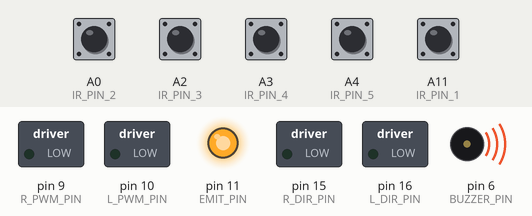
A sketch run on a simulated Arduino Mega 2560, built with avr-gcc and run on an emulated ATmega2560. Shown: switched loads named in the sketch (green lamp = pin HIGH), output pins drawn as LEDs (lit = HIGH), buzzer (waves = sounding). The inputs (shaded band) are chosen by the test bench; at power-on: A0 (IR_PIN_2), A2 (IR_PIN_3), A3 (IR_PIN_4), A4 (IR_PIN_5), A11 (IR_PIN_1) HIGH. What the sketch prints to the serial monitor is not drawn.

Above: at 5.4 s.
At 17.3 s:
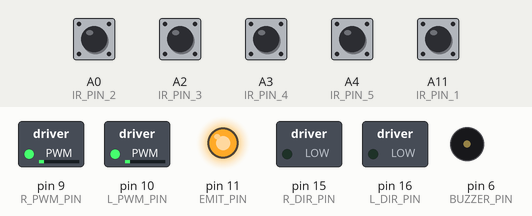
Timing chart, 0 to 18.8 s (numbered marks = the images above):
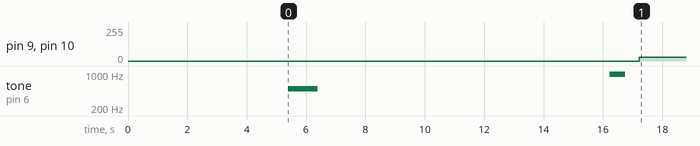

Measured:
- by itself, pin 9 (R_PWM_PIN), pin 10 (L_PWM_PIN): 0/255 → 30/255 at 17.2 s

The sketch:

line_follow_v4_calibrated_library.ino
```cpp
/*Robotic Systems Lab 4 - Line Following
 *
 * This version uses the updated IRSense.h class which includes:
 * - Weighted front sensors
 * - Calibration of front sensors
 * - Internal IRReading
 *
 * Some tips for line following:
 * - Gennerally a slow speed works better as the calculation speed cannot keep up otherwise
 * - If the robot is struggling with tight corners, increase gain
 * - Increasing gain will decrease the 'inside' wheel in a turn
 * - Decreasing the inside wheel, even to negative, will improve tight turning performance
 * - In daylight with a black line on white background, speed = 25-30, gain = 60-80 seems to work well
 * - The difference between the speed and the gain is determines how quickly the robot will turn
 */

#include "IRSense.h"
#include "motors_v2.h"


//Setup IR Sensors
byte sensor_select = 3;
byte EMIT_STATE = 1;
int time_out = 5000;
int IR_output[5];
bool line_stat = false;
IRSense linesensor;

//Setup motors
int MIN_SPEED = 0;
int MAX_SPEED = 100;
int Lpwm;
int Rpwm;
Motors_c motors;

//Control Parameters
unsigned long LS_MAX_TIME = 5; //time of the loop - lower means quicker reactions
float IR_sensitivity = 0.05;    //sensitivity of the IR sensors to changes in IR, lower is more sensitive
float pwm_norm = 30;             //standard power to motors
float gain = 80;                //gain for the reduction in power when turning due to weighted IR
unsigned long ls_ts;

void setup() {
  Serial.begin(9600);
  //while(!Serial);
  Serial.println("ready");

  linesensor.initiate(sensor_select, EMIT_STATE, time_out);
  motors.initiate(MIN_SPEED, MAX_SPEED);
  delay(500);
  linesensor.calibrateIR();
  delay(500);
}

void loop() {
  unsigned long loop_time = micros();
  unsigned long current_ts = millis();
  unsigned long elapsed_time = current_ts - ls_ts;


  if (elapsed_time > LS_MAX_TIME) {
    lineFollowingBehaviour(gain, IR_sensitivity);
    ls_ts = millis();
  }
}

void lineFollowingBehaviour(float gain, float IR_sensitivity) {
  float e_l = linesensor.eline(); //weighted error from left to right side
  float turn_pwm = e_l*gain;

  if (e_l > IR_sensitivity) {
    Lpwm = pwm_norm;
    Rpwm = pwm_norm-turn_pwm;
  }
  else if (e_l < -IR_sensitivity) {
    Lpwm = pwm_norm+turn_pwm;
    Rpwm = pwm_norm;
  }
  else {
    Lpwm = pwm_norm;
    Rpwm = pwm_norm;
  }
  Serial.println(e_l);
  Serial.println(Lpwm);
  Serial.println(Rpwm);
  Serial.println(" ");
  motors.setMotorPower(Lpwm,Rpwm);
}
```

IRSense.h
```cpp
/*Class file for Pololu IR Sensor Control - v2
Author: Henry Hickson
Date: 14/10/21
References: Robotic Systems Lab Sheet 3 / 4
Notes:
- Updated to include calibration 14/10/21
- IR sensors work through a capacitor discharge method
- The capacitor is first loaded with charge (digitalWrite HIGH)
- It then discharges at a rate determined by the IR sensor
- More IR light, faster discharge
- There is a discharge threshold of 1.5v, at which point the digital switches to LOW
- This is analogue to digital conversion
- By measuring time taken to switch, we have a measure of IR reflected

Calibration:
- This works through the use of the IR read:
- The robot reads 50 values on the floor, then beeps
- On the first beep, the user should move the three sensors to over the line
- It will read 50 values on the line then beep again
- After the second beep it does the maths to produce si and bi
- the readings are then calibrated by minusing the bi (the baseline) and then multiplying by
  si

To initiate the user must first specify the following:
- Sensor_select - choose option 1, 2 or 3 for amount of sensors to use
- EMIT_STATE - turn IR LEDs on or off
- time_out - time out time on readings

Outputting e_l:
- e_l is a weighting from -1 to 1 which is the weighting of IR left to right of the front three IRs

Outputting direct readings:
- it is also possible to output direct readings for each sensor
- An input must be provided for this! An array of size 5 :)
*/

#ifndef _IRSense_h
#define _IRSense_h

class IRSense {
   public:
       #include "buzz.h"
       buzz buzz;

       #define IR_PIN_1 A11
       #define IR_PIN_2 A0
       #define IR_PIN_3 A2
       #define IR_PIN_4 A3
       #define IR_PIN_5 A4
       #define EMIT_PIN 11

       //Setup IR reading parameters
       byte _NB_IR_PINS = 5;
       int _IR_output[5];
       int _time_out;
       int ls_pin[5];
       unsigned long end_time[5];
       byte which;

       //Setup Calibration parameters:
       float _IR_calibrated[5];
       float _si[3]; //Currently calibration only works for the front three
       float _bi[3];
       int n = 50; //Number of datapoints for calibration

      IRSense() {
      }

      void initiate(byte sensor_select, byte EMIT_STATE, int time_out) {

          if(sensor_select == 1) {
            ls_pin[0] = IR_PIN_1;
            ls_pin[4] = IR_PIN_5;
            Serial.println("Outer sensors only ready to go");
          } else if (sensor_select == 2) {
            ls_pin[1] = IR_PIN_2;
            ls_pin[2] = IR_PIN_3;
            ls_pin[3] = IR_PIN_4;
            Serial.println("Inner sensors only ready to go");
          } else if (sensor_select == 3) {
            ls_pin[0] = IR_PIN_1;
            ls_pin[1] = IR_PIN_2;
            ls_pin[2] = IR_PIN_3;
            ls_pin[3] = IR_PIN_4;
            ls_pin[4] = IR_PIN_5;
            Serial.println("All sensors ready to go.");
          } else {
            Serial.println("Error: Sensor select must be 1 (outer sensors only), 2 (middle sensors only) or 3 (all sensors)");
            return;
          }

          _time_out = time_out;

          pinMode(11,OUTPUT);
          if (EMIT_STATE == 0 || EMIT_STATE == 1) {
            digitalWrite(11,EMIT_STATE);
          } else {
            Serial.println("Error: EMIT_STATE must be 0 (IR LED switched off) or 1 (IR LED switched on)");
          }
      }


      void calibrateIR() {
        int floor_IR_1[n];
        int floor_IR_2[n];
        int floor_IR_3[n];
        for (int i = 0; i < n; i++) {
          _IRread();
          floor_IR_1[i] = _IR_output[1];
          floor_IR_2[i] = _IR_output[2];
          floor_IR_3[i] = _IR_output[3];
        }
        Serial.println("Floor_done - move to line");
        buzz.beep_once(1000);
        delay(5000);

        //2 Move to line surface (the line) and repeat
        int line_IR_1[n];
        int line_IR_2[n];
        int line_IR_3[n];
        for (int i = 0; i < n; i++) {
          _IRread();
          line_IR_1[i] = _IR_output[1];
          line_IR_2[i] = _IR_output[2];
          line_IR_3[i] = _IR_output[3];
        }
        Serial.println("Line done");
        buzz.beep_once(500);

        //3 Derive the offset bias from the minimum white light reading
        _bi[0] = minarray(floor_IR_1);
        _bi[1] = minarray(floor_IR_2);
        _bi[2] = minarray(floor_IR_3);

        //4 Derive the scaling factor from the reading range (difference between min and max readings)
        _si[0] = 1.0000/(average(line_IR_1)-average(floor_IR_1));
        _si[1] = 1.0000/(average(line_IR_2)-average(floor_IR_2));
        _si[2] = 1.0000/(average(line_IR_3)-average(floor_IR_3));
      }


      //This function needs an input - a globally defined array of length 5. This will then be populated and
      //passed back.
      int* IRread(int ARRAY[5]) {
           bool done = false;
           unsigned long start_time = micros();

           for (which = 0; which < _NB_IR_PINS; which++) {
            if (ls_pin[which] != 0) {
                pinMode(ls_pin[which], OUTPUT);
                digitalWrite(ls_pin[which], HIGH);
                pinMode(ls_pin[which], INPUT);
                end_time[which] = start_time;
            }
           }

           delayMicroseconds(10);

           while (done == false) {
            for (which = 0; which < _NB_IR_PINS; which++) {
                if (digitalRead(ls_pin[which]) == 0 && end_time[which] == start_time) {
                    end_time[which] = micros();
                }
            }

            if (end_time[0] != start_time && end_time[1] != start_time && end_time[2] != start_time && end_time[3] != start_time && end_time[4] != start_time) {
             done=true;
            }

            if ((micros()-start_time) >= _time_out) {
             Serial.println("ERROR: Timeout....");
             done=true;
            }
           }

           //Check for calibration of forward sensors
           if (_bi[0] == 0) {
            Serial.println("Warning - calibration has not been completed. Add calibrationIR() command.");
            ARRAY[1] = (end_time[1]-start_time);
            ARRAY[2] = (end_time[2]-start_time);
            ARRAY[3] = (end_time[3]-start_time);
           }
           else {
            ARRAY[1] = (end_time[1]-start_time - _bi[0])*_si[0];
            ARRAY[2] = (end_time[2]-start_time - _bi[1])*_si[1];
            ARRAY[3] = (end_time[3]-start_time - _bi[2])*_si[2];
           }

           //Populate other IR sensor values
           ARRAY[0] = (end_time[0]-start_time);
           ARRAY[4] = (end_time[4]-start_time);

           return ARRAY;
        }


      //This is an internal IRread function, it is used within this class only, hence the underscore
      //The function is the same as the one above apart from it populates a class specific array and not a global one
      //This is then calibrated as per the calibration sequence
      int _IRread() {
           bool done = false;
           unsigned long start_time = micros();

           for (which = 0; which < _NB_IR_PINS; which++) {
            if (ls_pin[which] != 0) {
                pinMode(ls_pin[which], OUTPUT);
                digitalWrite(ls_pin[which], HIGH);
                pinMode(ls_pin[which], INPUT);
                end_time[which] = start_time;
            }
           }

           delayMicroseconds(10);

           while (done == false) {
            for (which = 0; which < _NB_IR_PINS; which++) {
                if (digitalRead(ls_pin[which]) == 0 && end_time[which] == start_time) {
                    end_time[which] = micros();
                }
            }

           if (end_time[0] != start_time && end_time[1] != start_time && end_time[2] != start_time && end_time[3] != start_time && end_time[4] != start_time) {
             done=true;
           }

           if ((micros()-start_time) >= _time_out) {
             Serial.println("ERROR: Timeout....");
             done=true;
           }
           }

           _IR_output[0] = (end_time[0]-start_time);
           _IR_output[1] = (end_time[1]-start_time);
           _IR_output[2] = (end_time[2]-start_time);
           _IR_output[3] = (end_time[3]-start_time);
           _IR_output[4] = (end_time[4]-start_time);

           if (_bi[0] == 0) {
            Serial.println("Error - calibration has not been completed. Add calibrationIR() command.");
           }
           else {
            _IR_calibrated[1] = (_IR_output[1] - _bi[0])*_si[0];
            _IR_calibrated[2] = (_IR_output[2] - _bi[1])*_si[1];
            _IR_calibrated[3] = (_IR_output[3] - _bi[2])*_si[2];
           }
        }


        //eline() returns a weighted line value for the front three sensors, this is useful for line following
        float eline() {
          if (_bi[0] == 0) {
            Serial.println("Error - calibration has not been completed. Add calibrationIR() command.");
           }
           else {
            _IRread();
            int total_activation = _IR_calibrated[1] + _IR_calibrated[2] + _IR_calibrated[3]; //Total of three forward sensor readings
            float w_L = (_IR_calibrated[1] + (_IR_calibrated[2]*0.5)) / total_activation; //Weight left side sensors
            float w_R = (_IR_calibrated[3] + (_IR_calibrated[2]*0.5))/total_activation; //Weight right side sensors
            float e_l = w_R - w_L;
            return e_l;
           }
        }


        float average(int myarray[50]) {
          int total = 0;
            for (int i = 0; i < (sizeof(myarray) / sizeof(myarray[0])); i++) {
              total += myarray[i];
           }
          return total/(sizeof(myarray) / sizeof(myarray[0]));
        }


      int minarray(int myarray[50]) {
        int minVal = myarray[0];
          for (int i = 0; i < (sizeof(myarray) / sizeof(myarray[0])); i++) {
            if (myarray[i] < minVal) {
              minVal = myarray[i];
            }
          }
        return minVal;
      }
 };

 #endif
```

buzz.h
```cpp
/*Class file for Pololu IR Sensor Control
Author: Henry Hickson
Date: 14/10/21
References: Robotic Systems Lab Sheet 1
*/

#ifndef _buzz_h
#define _buzz_h


class buzz {
   public:
      #define BUZZER_PIN 6

      buzz() {
        pinMode(BUZZER_PIN, OUTPUT);
      }

      void beep(int toggle_duration) {
  	digitalWrite(BUZZER_PIN, HIGH);
  	delayMicroseconds(toggle_duration);
  	digitalWrite(BUZZER_PIN, LOW);
  	delayMicroseconds(toggle_duration);
      }

  	void beep_once(int pitch) {
  	  for (int i = 0; i < 500; i++) {
  	     beep(pitch);
  	  }
  	}
 };

 #endif
```

motors_v2.h
```cpp
/*Class file for Pololu Motor Control
Author: Henry Hickson
Date: 04/10/21
References: Robotic Systems Lab Sheet 2
*/

#ifndef _MOTORS_H
#define _MOTORS_H

class Motors_c {
   public:

   #define L_PWM_PIN 10
   #define L_DIR_PIN 16
   #define R_PWM_PIN 9
   #define R_DIR_PIN 15
   byte LDIR = 0;
   byte RDIR = 0;
   int _MIN_SPEED;
   int _MAX_SPEED;

      Motors_c() {
      }

      void initiate(int MIN_SPEED, int MAX_SPEED) {
      	pinMode(L_PWM_PIN, OUTPUT);
      	pinMode(L_DIR_PIN, OUTPUT);
      	pinMode(R_PWM_PIN, OUTPUT);
      	pinMode(R_DIR_PIN, OUTPUT);
      	_MIN_SPEED = MIN_SPEED;
      	_MAX_SPEED = MAX_SPEED;
      }

      void setMotorPower(float Lpwm, float Rpwm) { //This function turns the motors, L and R
  	if (abs(Lpwm) < _MIN_SPEED || abs(Lpwm) > _MAX_SPEED || abs(Rpwm) < _MIN_SPEED || abs(Rpwm) > _MAX_SPEED) {
    	   Serial.println ("Error! Outside of acceptable motor range!");
    	   return;
    	}
  	if (abs(Lpwm) != Lpwm) {
   	  LDIR = 255;
  	}
  	else if (abs(Lpwm) == Lpwm) {
  	  LDIR = 0;
  	}
  	if (abs(Rpwm) != Rpwm) {
   	  RDIR = 255;
  	}
  	else if (abs(Rpwm) == Rpwm) {
  	  RDIR = 0;
  	}
  	analogWrite(L_DIR_PIN, LDIR);
  	analogWrite(R_DIR_PIN, RDIR);
   	analogWrite(L_PWM_PIN, abs(Lpwm));
  	analogWrite(R_PWM_PIN, abs(Rpwm));
      }

      void stopMotors() {
  	analogWrite(L_PWM_PIN, 0);
  	analogWrite(R_PWM_PIN, 0);
      }
 };

 #endif
```
